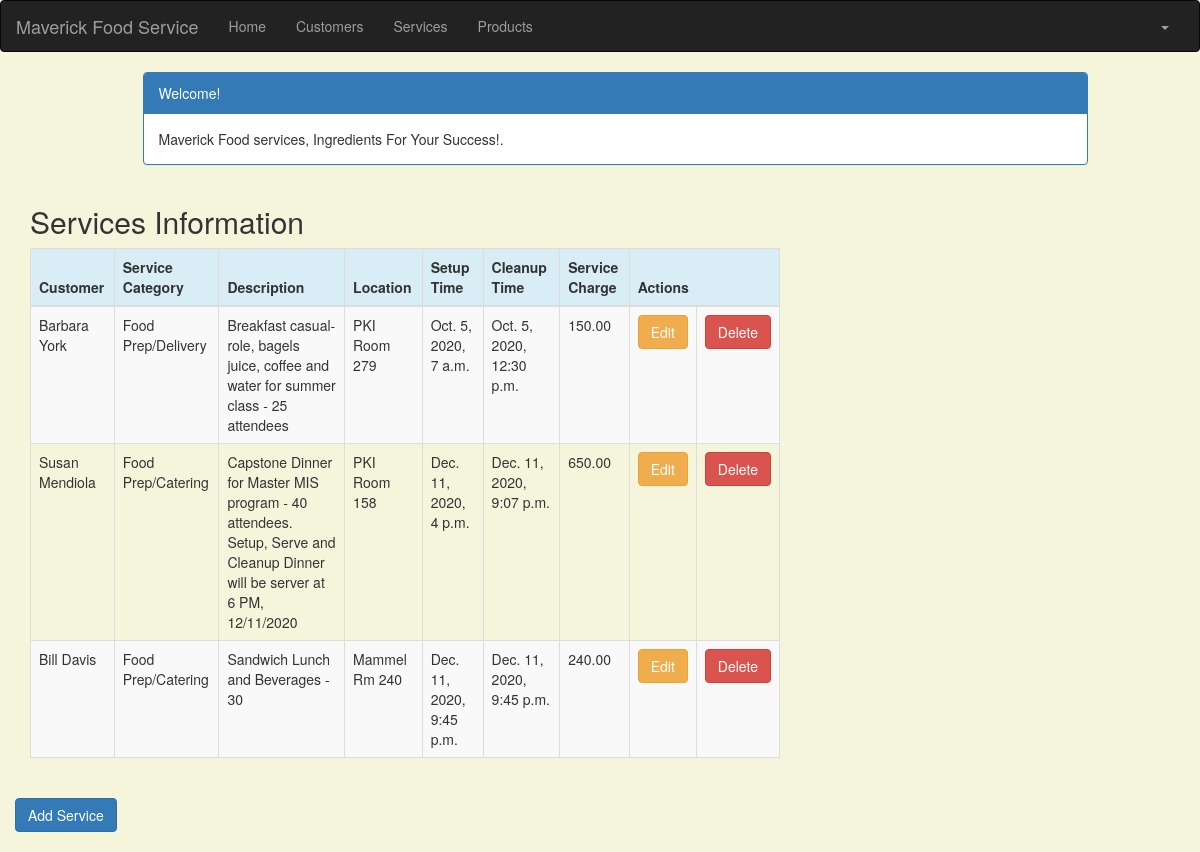
Screenshot of /service_list (signed in) with the database file from the repository.
### crm/models.py (models this page shows, shortened)
class Service(models.Model):
    cust_name = models.ForeignKey(Customer, on_delete=models.CASCADE, related_name='services')
    service_category = models.CharField(max_length=100)
    description = models.TextField()
    location = models.CharField(max_length=200)
    setup_time = models.DateTimeField(
        default=timezone.now)
    cleanup_time = models.DateTimeField(
        default=timezone.now)
    service_charge = models.DecimalField(max_digits=10, decimal_places=2)
    created_date = models.DateTimeField(
        default=timezone.now)
    updated_date = models.DateTimeField(auto_now_add=True)

class Customer(models.Model):
    cust_name = models.CharField(max_length=50)
    organization = models.CharField(max_length=100, blank=True)
    role = models.CharField(max_length=100)
    email = models.EmailField(max_length=100)
    bldgroom = models.CharField(max_length=100)
    address = models.CharField(max_length=200)
    account_number = models.IntegerField(blank=False, null=False)
    city = models.CharField(max_length=50)
    state = models.CharField(max_length=50)
    zipcode = models.CharField(max_length=10)
    phone_number = models.CharField(max_length=50)
    created_date = models.DateTimeField(
        default=timezone.now)
    updated_date = models.DateTimeField(auto_now_add=True)
    def __str__(self):
        return str(self.cust_name)

### crm/views.py (the view)
# urls.py: path('service_list', views.service_list, name='service_list'),
@login_required
def service_list(request):
   services = Service.objects.filter(created_date__lte=timezone.now())
   return render(request, 'crm/service_list.html', {'services': services})

### crm/templates/crm/service_list.html (shortened to what this page needs)
<!DOCTYPE html>
{% extends 'crm/base.html' %}
{% block content %}
    <head>
        <link rel="stylesheet" href="https://maxcdn.bootstrapcdn.com/bootstrap/3.3.4/css/bootstrap.min.css">
    </head>
    <body>
    <div class="container">
        <div class="row">
            <div class="col-md-10 col-md-offset-1">
                <div class="panel panel-primary">
                    <div class="panel-heading">Welcome!</div>
                    <div class="panel-body">
                        Maverick Food services, Ingredients For Your Success!.
                    </div>
                </div>
            </div>
        </div>
    </div>
    <div class="row">
        <h2 style="padding-left: 15Px">Services Information</h2>
    </div>
    <div>
        <table class="table table-striped table-bordered table-hover">
            <thead>
            <tr class="bg-info">
                <th>Customer</th>
                <th>Service Category</th>
                <th>Description</th>
                <th>Location</th>
                <th>Setup Time</th>
                <th>Cleanup Time</th>
                <th>Service Charge</th>
                <th colspan="3">Actions</th>
            </tr>
            </thead>
            <tbody>
            {% for service in services %}
                <tr>
                    <td>{{ service.cust_name }}</td>
                    <td>{{ service.service_category }}</td>
                    <td>{{ service.description }}</td>
                    <td>{{ service.location }}</td>
                    <td>{{ service.setup_time }}</td>
                    <td>{{ service.cleanup_time }}</td>
                    <td>{{ service.service_charge }}</td>
                    <td><a href="{% url 'crm:service_edit' pk=service.pk %}"
                           class="btn btn-warning">Edit</a></td>
                    <td><a href=""
                           class="btn btn-danger">Delete</a>
                    </td>
                </tr>
            {% endfor %}
            </tbody>
        </table>
    </div>
    <div class="row">
         <a href="{% url 'crm:service_new' %}" class="row"><span
                    class="btn btn-primary">Add Service</span></a>
     </div>
    </body>
{% endblock %}

### crm/templates/crm/base.html (shortened to what this page needs)
<!DOCTYPE html>
{% load static %}
<html lang="en">
<head>
    <link rel="stylesheet" href="https://maxcdn.bootstrapcdn.com/bootstrap/3.3.7/css/bootstrap.min.css">
</head>
<body id="app-layout">
<nav class="navbar navbar-inverse">
    <div class="container-fluid">
        <div class="navbar-header">
            <a class="navbar-brand" href="/">
                Maverick Food Service
            </a>
        </div>
        <div class="collapse navbar-collapse" id="myNavbar">
            <ul class="nav navbar-nav">
                <li><a href="{% url 'crm:home' %}">Home</a></li>
                <li><a href="{% url 'crm:customer_list' %}">Customers</a></li>
               <li><a href="{% url 'crm:service_list' %}">Services</a></li>
                <li><a href="{% url 'crm:customer_list' %}">Products</a></li>
            </ul>
            <ul class="nav navbar-nav navbar-right">
                {% if user.is_authenticated %}
                    <li class="dropdown">
                        <a href="#" class="dropdown-toggle" data-toggle="dropdown" role="button" aria-expanded="false">
                            <span class="caret"></span>
                        </a>
                    </li>
                {% else %}
                    <li><a href="{% url 'login' %}"><span class="glyphicon glyphicon-log-in"></span> Login</a></li>
                {% endif %}
            </ul>
        </div>
    </div>
</nav>
<div class="content container">
    <div class="row">
        <div class="col-md-8">
            {% block content %}{% endblock %}
        </div>
    </div>
</body>
</html>

### crm/templates/crm/base.html (style rules this page uses)
.navbar { margin-bottom: 0; border-radius: 0; }

### crm/templates/crm/service_list.html (style rules this page uses)
body { background-color: beige; }

### rows the page displays
Service: cust_name "Barbara York", service_category "Food Prep/Delivery", description "Breakfast casual-role, bagels juice, coffee and water for summer class - 25 attendees", location "PKI Room 279", setup_time "Oct. 5, 2020, 7 a.m.", cleanup_time "Oct. 5, 2020, 12:30 p.m.", service_charge "150.00"
Service: cust_name "Susan Mendiola", service_category "Food Prep/Catering", description "Capstone Dinner for Master MIS program - 40 attendees. Setup, Serve and Cleanup Dinner will be server at 6 PM, 12/11/2020", location "PKI Room 158", setup_time "Dec. 11, 2020, 4 p.m.", cleanup_time "Dec. 11, 2020, 9:07 p.m.", service_charge "650.00"
Service: cust_name "Bill Davis", service_category "Food Prep/Catering", description "Sandwich Lunch and Beverages - 30", location "Mammel Rm 240", setup_time "Dec. 11, 2020, 9:45 p.m.", cleanup_time "Dec. 11, 2020, 9:45 p.m.", service_charge "240.00"
